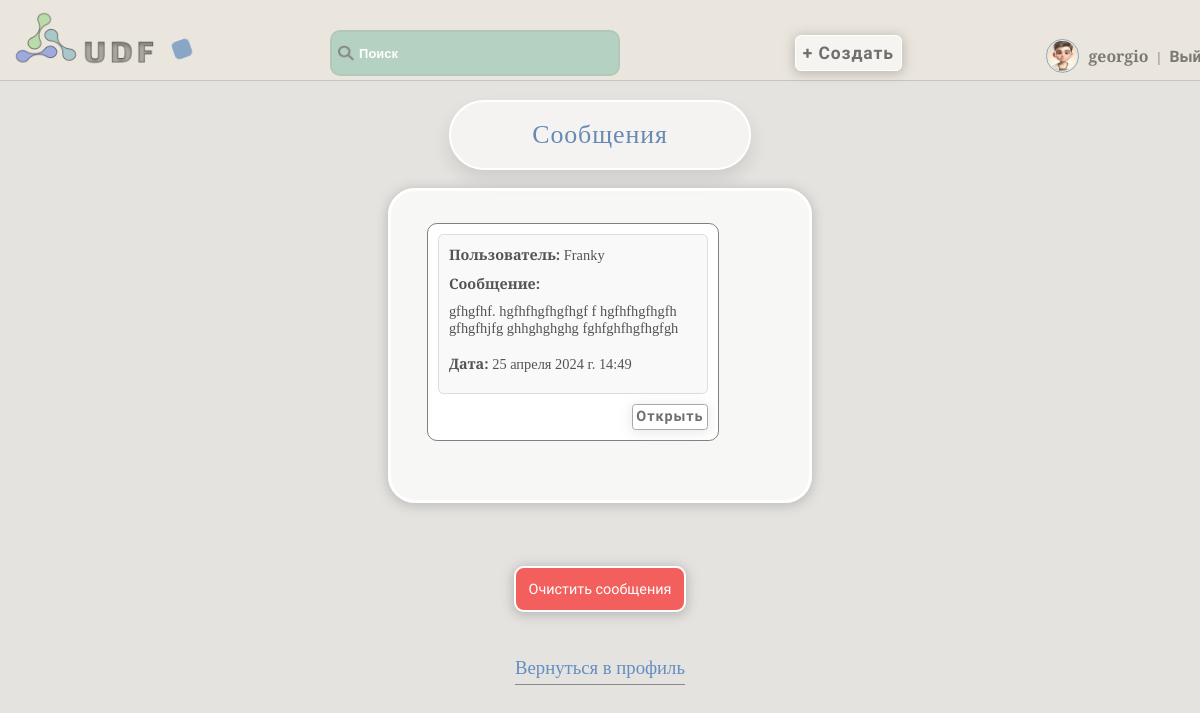
Before: /accounts/inbox/ (signed in) with the older database file.
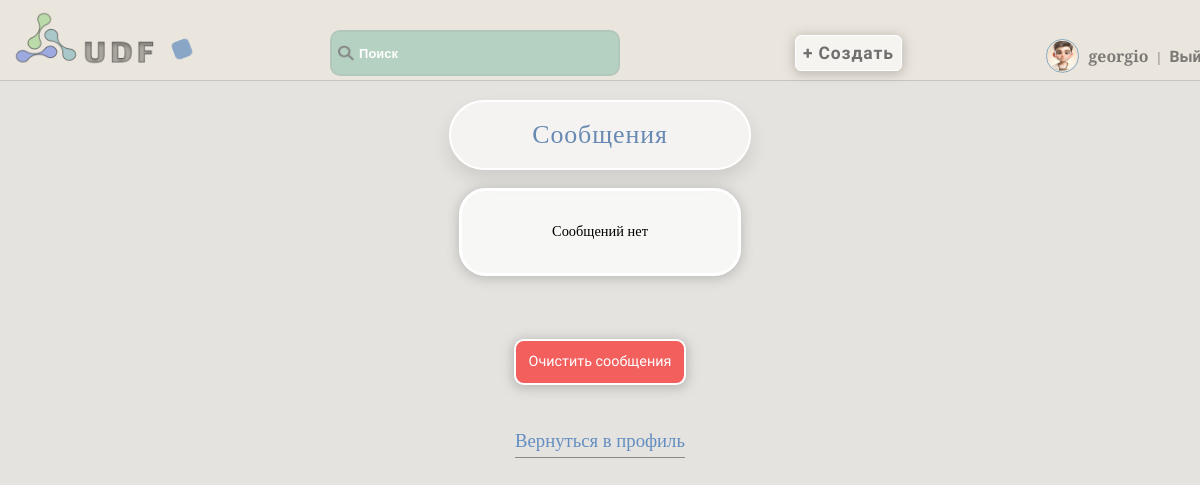
After: the same page with the newer database file.
### accounts/models.py (models this page shows, shortened)
class User(AbstractUser):
    username = models.CharField(max_length=150, unique=True, verbose_name='Имя')
    password = models.CharField(max_length=128, null=False, blank=False, verbose_name='Пароль')
    bio = models.TextField(blank=True, verbose_name='Биография')
    country = models.CharField(max_length=50, blank=True, verbose_name='Страна')
    city = models.CharField(max_length=50, blank=True, verbose_name='Город')
    is_online = models.BooleanField(default=False, verbose_name='Статус')
    occupation = models.CharField(max_length=50, blank=True, verbose_name='Род деятельности')
    avatar = models.ImageField(upload_to='avatars', blank=True, verbose_name='Аватар')
    date_joined = models.DateTimeField(auto_now_add=True, verbose_name='Дата')
    email = models.EmailField(unique=True)
    gender_choices = [
        ('M', 'Мужской'),
        ('F', 'Женский'),
    ]
    gender = models.CharField(max_length=1, choices=gender_choices, blank=True, verbose_name='Пол')
    age = models.IntegerField(blank=True, null=True, verbose_name='Возраст')
    last_login = models.DateTimeField(default=timezone.now)
    groups = None
    user_permissions = None
    def is_online(self):
        return (timezone.now() - self.last_login).seconds < 3600

class Message(models.Model):
    sender = models.ForeignKey(User, related_name='sent_messages', on_delete=models.CASCADE)
    recipient = models.ForeignKey(User, related_name='received_messages', on_delete=models.CASCADE)
    content = models.TextField()
    timestamp = models.DateTimeField(auto_now_add=True)
    is_read = models.BooleanField(default=False)

### accounts/views.py (the view)
# urls.py: path('inbox/', inbox, name='inbox'),
@login_required
def inbox(request):
    if request.method == 'POST' and 'delete_all' in request.POST:
        Message.objects.filter(recipient=request.user).delete()
        return redirect('inbox')
    unread_messages = Message.objects.filter(recipient=request.user, is_read=False)
    for message in unread_messages:
        message.is_read = True
        message.save()
    messages = Message.objects.filter(recipient=request.user).order_by('-timestamp')
    return render(request, 'messages/inbox.html', {'messages': messages})

### accounts/templates/messages/inbox.html (shortened to what this page needs)
{% extends 'core/base.html' %}
{% block content %}
  <h1>Сообщения</h1>
  <form method="post">
    <div class="inbox-message">
      {% if messages %}
        <ul>
          {% for message in messages %}
            <li>
              <div class="message-content-inbox">
                <strong class="user-strong"> Пользователь:</strong> {{ message.sender.username }}<br>
                <div class="message-inbox-area">
                  <strong class="message-strong">Сообщение:</strong><br> {{ message.content| truncatewords:7 }}<br>
                </div>
                <br>
                <strong class="data-stong"> Дата:</strong> {{ message.timestamp }}
              </div>
              <button class="view-message-btn" data-content="{{ message.content }}">Открыть</button>
            </li>
          {% endfor %}
        </ul>
      {% else %}
        <p>Сообщений нет</p>
      {% endif %}
    </div>
    <button class="del-messages-but" type="submit" name="delete_all">Очистить сообщения</button>
  </form>
  <a class="back-profile" href="{% url 'bio_view' %}">Вернуться в профиль</a>
{% endblock %}

### core/templates/core/base.html (shortened to what this page needs)
<!DOCTYPE html>
{% load static %}
<html lang="en">
<head>
    <link rel="stylesheet" href="{% static 'css/style.css' %}">
    <link rel="stylesheet" href="{% static 'css/media_window.css' %}">
</head>
<body class="loaded">
<div class="menu">
    <div class="wrap">
        <div class="logo" id="logo_animated">
            <a class="logo-menu" href="{% url 'base_with_articles' %}"><img src="{% static 'images/logo.png' %}" alt="logo"></a>
        </div>
        <div class="shape"></div>
        <ul>
            <li>
                <label class="search-icon">
                    <img src="{% static 'images/search.png' %}" alt="Search">
                </label>
                <input class="search-input" type="text" placeholder="Поиск" id="search-input">
            </li>
            <li>
                <a class="add-button" href="{% url 'add_article' %}">
                    <button class="animated_bt" type="button">+ Создать</button>
                </a>
            </li>
            {% if user.is_authenticated %}
            {% if not is_public_profile %}
            <li>
                {% if user.gender == 'M' %}
                <img class="menu-avatar" src="{% static 'images/male_avatar.png' %}" alt="Male Avatar">
                {% elif user.gender == 'F' %}
                <img class="menu-avatar" src="{% static 'images/female_avatar.png' %}" alt="Female Avatar">
                {% else %}
                <img class="menu-avatar" src="{% static 'images/default_avatar.png' %}" alt="Default Avatar">
                {% endif %}
                <a  style="font-family:Spectral SC,serif;" href="{% url 'user_profile' %}">{{ user.username }}</a> | <a  href="{% url 'logout' %}">Выйти</a>
            </li>
            {% endif %}
            {% endif %}
        </ul>
    </div>
</div>
<div class="container">
    <div class="wrap">
        {% block content %}{% endblock %}
    </div>
</body>
</html>

### core/static/css/style.css (style rules this page uses)
body { margin: 0; padding: 0; background: rgba(93, 82, 57, 0.16); zoom: 0.9; opacity: 0; height: auto; }
.menu .wrap { display: flex; position: fixed; z-index: 1000; flex-wrap: nowrap; width: 100%; justify-content: space-between; align-items: center; border-bottom: 2px solid rgb(199, 198, 198); padding: 11px; background: rgba(236, 231, 221, 0.93); }
.menu .logo-menu, .menu ul { display: inline-block; vertical-align: middle; }
.menu ul { flex-grow: 1; display: flex; list-style: none; padding: 0; margin: 0; align-items: baseline; justify-content: space-evenly; }
.menu ul li:last-child { margin-right: 0; position: relative; left: 11%; top: 16px; }
.menu ul li:first-child { margin-right: 0; position: relative; left: 1%; top: 11px; }
.menu ul li:nth-child(2) { margin-right: 0; position: relative; left: 7%; top: 12px; }
ul input { padding: 14px; border-radius: 11px; width: 290px; background: rgba(163, 201, 184, 0.74); color: #646363; margin-right: 11px; font-size: 1em; font-weight: bold; border: 3px solid rgba(171, 170, 170, 0.24); text-indent: 16px; transition: background-color ease-in-out 0.3s; }
.search-input::placeholder { color: #ffffff; font-size: 0.9em; }
ul button { padding: 8px; border-radius: 7px; background: rgba(255, 255, 255, 0.57); font-size: 1.1em; font-family: Play, serif; font-weight: bold; letter-spacing: 1px; box-shadow: 0 2px 12px 2px rgba(112, 110, 110, 0.36); color: rgba(82, 81, 81, 0.82); cursor: pointer; border: 1px solid rgb(255, 255, 255); transition: background-color ease-in-out 0.3s, color ease-in-out 0.3s; }
.menu ul li a { text-decoration: none; color: rgba(65, 64, 64, 0.66); font-weight: bold; font-size: 1.1em; font-family: Play, serif; padding: 6px; transition: color ease-in-out 0.3s; }
.search-icon { position: relative; left:10%; top: 3px; padding:7px; }
.logo-menu { opacity: 0.9; transition: opacity ease-in-out 0.3s; overflow: hidden; }
ul { list-style: none; font-family: Spectral SC, serif; font-weight: 300; color: rgba(59, 58, 53, 0.71); }
.container .wrap { display: flex; flex-direction: column; align-items: center; justify-content: center; }
label, #id_username { color: rgba(100, 100, 100, 0.7); font-weight: bold; font-family: Roboto Condensed, serif; }
.shape { background-color: rgba(113, 150, 194, 0.8); margin-top: 20px; transition: background-color 2.2s ease; animation: colorChange 3s infinite alternate ease-in-out; }
h1 { font-family: Spectral SC, serif; font-size: 1.8em; font-weight: 500; color: rgb(104, 138, 178); border: 3px solid rgb(255, 255, 255); box-shadow: 0 10px 20px rgba(0, 0, 0, 0.1); background-color: rgba(255, 255, 255, 0.6); }
h1,.span-welcome { box-sizing: border-box; text-align: center; padding: 20px 90px; border-radius: 50px; letter-spacing: 1px; }
.menu-avatar { width: 33px; height: 33px; padding: 1px; border-radius: 50%; border: 2px solid rgba(9, 90, 154, 0.53); opacity: 0.8; margin: 0 auto; transform: translateY(11px); }
h1 { margin: 111px auto 0; }
.inbox-message { padding: 20px 100px; background-color: rgba(255, 255, 255, 0.715); border-radius: 30px; margin: 20px; box-sizing: border-box; border: 4px solid white; box-shadow: 0 2px 12px 2px rgba(112, 110, 110, 0.306); }
.del-messages-but { display: block; margin: 0 auto; padding: 14px; margin-bottom: 30px; margin-top: 70px; font-family: Play,serif; font-weight: 500; font-size: 1em; background-color: rgba(255, 0, 0, 0.581); color: white; border: 2.6px solid white; border-radius: 11px; box-shadow: 0 2px 12px 2px rgba(112, 110, 110, 0.36); cursor: pointer; transition: background-color ease-in-out 0.3s,transform ease-in-out 0.3s, border ease-in-out 0.3s, font-weight ease-in-out 0.3s; }
.back-profile, .back-user-menu { text-decoration: none; color: rgb(99, 142, 194); border-bottom: 1px solid #898988; height: 30px; font-size: 1.3em; margin-bottom: 20px; margin-top: 20px; }

Changed rows visible on the page:
removed Message: sender.username "Franky", content "gfhgfhf. hgfhfhgfhgfhgf f hgfhfhgfhgfh gfhgfhjfg ghhghghghg fghfghfhgfhgfgh", timestamp "25 апреля 2024 г. 14:49"
Other visible differences:
text now shown: "Сообщений нет"
